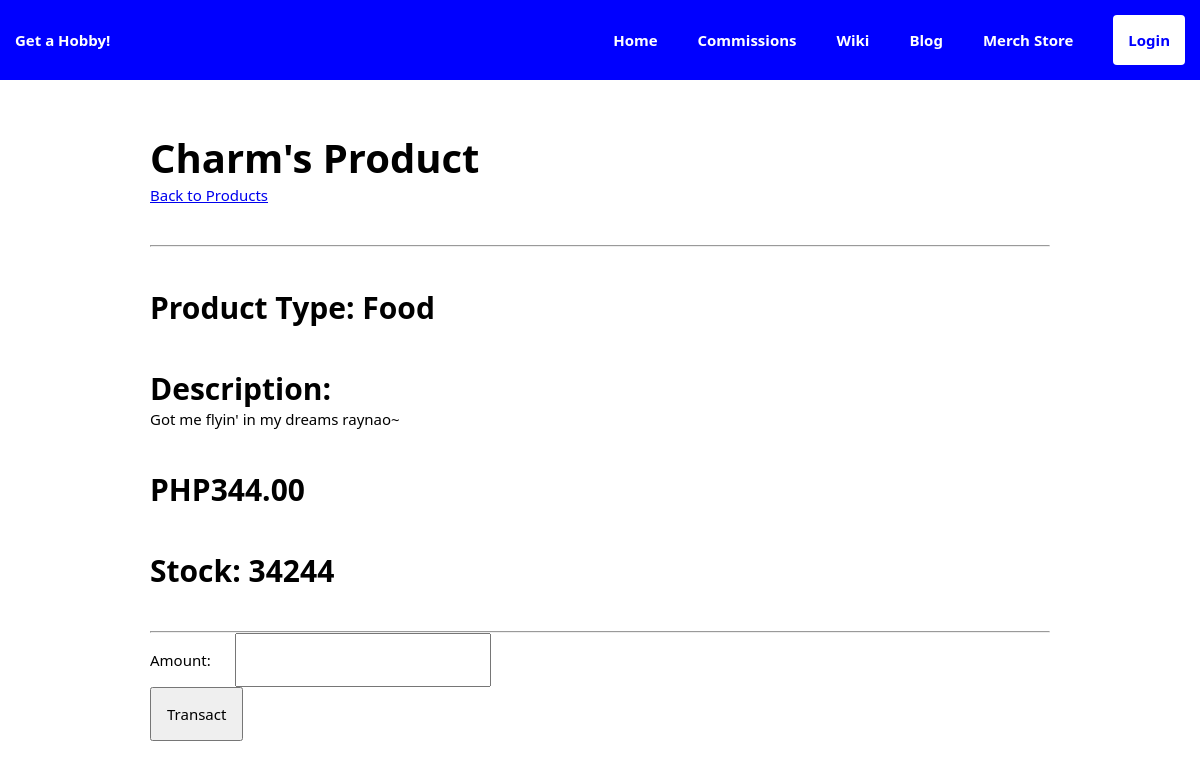
Screenshot of /merchstore/item/1/ with the database file from the repository.
### merchstore/models.py (models this page shows, shortened)
class Product(models.Model):
    name = models.CharField(max_length=255)
    product_type = models.ForeignKey(
        ProductType,
        on_delete=models.SET_NULL,
        null=True,
        related_name="products"
    )
    owner = models.ForeignKey(
        'user_management.Profile',
        on_delete=models.CASCADE,
        default=None
    )
    description = models.TextField()
    price = models.DecimalField(
        max_digits=10,
        decimal_places=2
    )
    stock = models.PositiveIntegerField(default=None)
    class ProductStatus(models.TextChoices):
        AVAILABLE = "Available"
        ON_SALE = "On Sale"
        OUT_OF_STOCK = "Out of Stock"
    status = models.CharField(
        max_length=12,
        choices=ProductStatus.choices,
        default=ProductStatus.AVAILABLE
    )
    class Meta:
        ordering = ["name"]
    def __str__(self):
        return self.name

class ProductType(models.Model):
    name = models.CharField(max_length=255)
    description = models.TextField()
    class Meta:
        ordering = ['name']
    def __str__(self):
        return self.name

### merchstore/views.py (the view, shortened to what this page needs)
# urls.py: path('item/<int:pk>/', ProductDetailView.as_view(), name='item_detail'),
class ProductDetailView(DetailView):
    model = Product
    template_name = 'merchstore/product_detail.html'
    form = TransactionForm()
    def get_context_data(self, **kwargs):
        ctx = super().get_context_data(**kwargs)
        ctx['form'] = self.form
        return ctx

### merchstore/forms.py
class TransactionForm(forms.ModelForm):
    class Meta:
        model = Transaction
        fields = ["amount"]

### templates/merchstore/product_detail.html (shortened to what this page needs)
{% extends 'base.html' %}
{% load static %}
{% block content %}
<body>
    <div class = "body">
        <h1>{{ object }}</h1>
        <a href="{% url 'merchstore:item_list' %}">Back to Products</a>
        <hr />
        <h2>Product Type: {{ object.product_type }} </h2>
        <h2> Description:</h2>
        <p>{{ object.description }}</p>
        <h2>PHP{{ object.price }}</h2>
        <h2>Stock: {{ object.stock }}</h2>
        {% if request.user.pk == object.owner.pk %}
        <a href="{% url 'merchstore:item_edit' object.pk %}">Update Product</a>
        {% else %}
        <hr />
        <form method="POST">
            {{ form }}
            <input type="submit" value="Transact">
        </form>
        {% endif %}
    </div>
</body>
{% endblock %}

### static/css/style.css (style rules this page uses)
* { margin: 0px; padding: 0px; font-size: 15px; box-sizing: border-box; font-family: system-ui, -apple-system, BlinkMacSystemFont, 'Segoe UI', Roboto, Oxygen, Ubuntu, Cantarell, 'Open Sans', 'Helvetica Neue', sans-serif; }
hr { margin-top: 40px; color: blue; background-color: blue; }
body { width: 100%; margin: auto; }
h1 { font-size: 40px; }
h2 { font-size: 30px; margin-top: 40px; }
form { margin-top: 0px; }
form label { width: 100px; max-width: 100px; margin-right: 20px; }
input, textarea, select { padding: 15px; width: auto; }

### rows the page displays
Product: name "Charm's Product", product_type "Food", description "Got me flyin' in my dreams raynao~", price "344.00", stock "34244"
